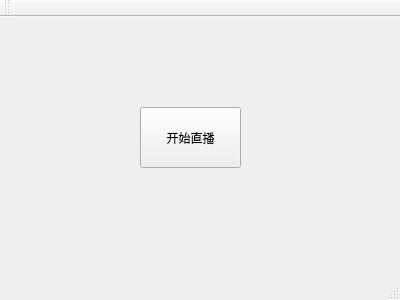
<?xml version="1.0" encoding="UTF-8"?>
<ui version="4.0">
 <class>MainWindow</class>
 <widget class="QMainWindow" name="MainWindow">
  <property name="geometry">
   <rect>
    <x>0</x>
    <y>0</y>
    <width>400</width>
    <height>300</height>
   </rect>
  </property>
  <property name="windowTitle">
   <string>MainWindow</string>
  </property>
  <widget class="QWidget" name="centralWidget">
   <widget class="QPushButton" name="Button_StartLiving">
    <property name="geometry">
     <rect>
      <x>140</x>
      <y>90</y>
      <width>101</width>
      <height>61</height>
     </rect>
    </property>
    <property name="text">
     <string>开始直播</string>
    </property>
   </widget>
  </widget>
  <widget class="QMenuBar" name="menuBar">
   <property name="geometry">
    <rect>
     <x>0</x>
     <y>0</y>
     <width>400</width>
     <height>23</height>
    </rect>
   </property>
  </widget>
  <widget class="QToolBar" name="mainToolBar">
   <attribute name="toolBarArea">
    <enum>TopToolBarArea</enum>
   </attribute>
   <attribute name="toolBarBreak">
    <bool>false</bool>
   </attribute>
  </widget>
  <widget class="QStatusBar" name="statusBar"/>
 </widget>
 <layoutdefault spacing="6" margin="11"/>
 <resources/>
 <connections/>
</ui>
